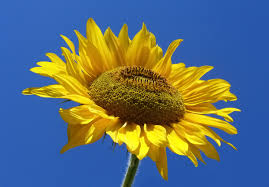
#> input picture workingWithFiles/images/image.jpg, 269 x 187 px, found by its file name
$ python histogram.py
#> lines starting #> are read from the running program, lines starting #| are printed output that depends on the picture
import matplotlib.pyplot as plt
import threading
import cv2 as cv
import time

start_time = time.time()


def histogram(img, i, histr):
    histr[i] = (cv.calcHist([img], [i], None, [256], [0, 256]))


def main():
    path = r'images\image.jpg'
    img = cv.imread(path)
#> img is the input picture: shape (187, 269, 3); mean B, G, R 117.1, 110.2, 93.4
    col = ('b', 'g', 'r')
    histr = [0, 0, 0]

    threads = list()
    for i in range(3):
        t = threading.Thread(target=histogram, args=(img, i, histr,))
        threads.append(t)
        t.start()
#> after the loop, threads = 3 items

    for i, thread in enumerate(threads):
        thread.join()
        plt.plot(histr[i], color=col[i])
#> this loop made 3 passes

    plt.title("Histogram")
    plt.grid(True)
    plt.xlim([0, 256])
    plt.show()
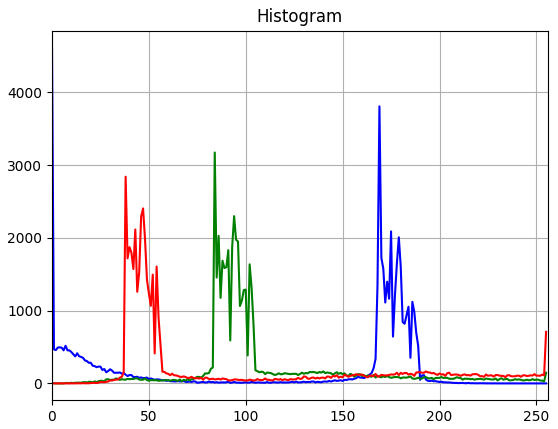
#> figure drawn by matplotlib, 1 panel; curve peaks at x = 0, y = 4616; curve peaks at x = 84, y = 3172; curve peaks at x = 38, y = 2839


if __name__ == '__main__':
    main()
    print("--- %s seconds ---" % (time.time() - start_time))
